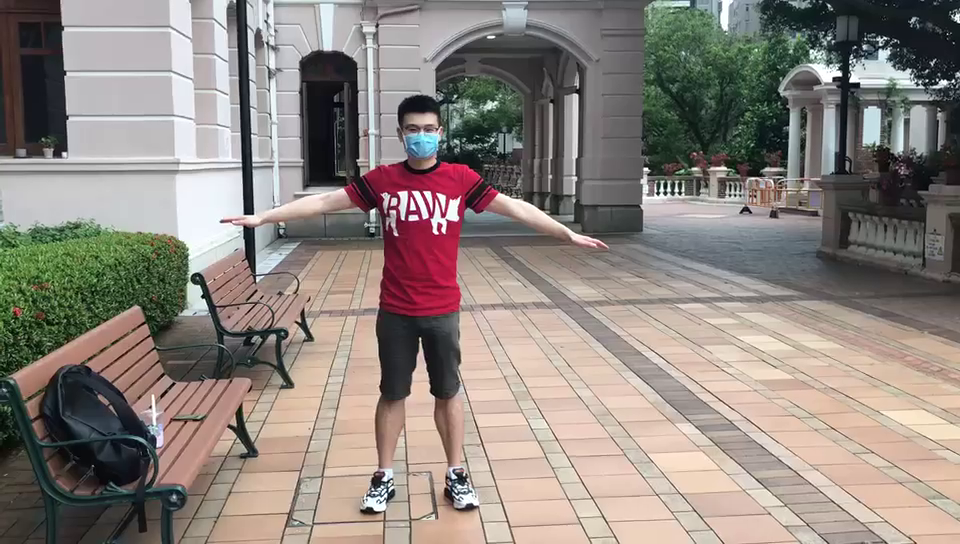
#> input picture frame 2 of video/new_video/single.mp4, 960 x 544 px, given in place of mbg2.mp4, which was not available
$ python merge_video.py
#> lines starting #> are read from the running program, lines starting #| are printed output that depends on the picture; pictures that were not available may be replaced by others from this repository, and a replacement may not be noted
import cv2
import numpy as np

cap1 = cv2.VideoCapture("walk/mbg2.mp4")
cap2 = cv2.VideoCapture("walk/mbg_3dpic.mp4")
cap3 = cv2.VideoCapture("walk/mbg2_processed.avi")
cap4 = cv2.VideoCapture("walk/face_seg4.mp4")
fourcc = cv2.VideoWriter_fourcc(*'XVID')
out = cv2.VideoWriter("walk/result.avi", fourcc, 28, (1280, 720))


while True:
    ret1, frame1 = cap1.read()
#> frame1 is the input picture: shape (544, 960, 3); mean B, G, R 126.8, 133.3, 142.1
    ret2, frame2 = cap2.read()
    ret3, frame3 = cap3.read()
    ret4, frame4 = cap4.read()
    if ret1:
        f1 = cv2.resize(frame1, (640, 360))
        f2 = cv2.resize(frame2, (640, 360))
        f3 = cv2.resize(frame3, (640, 360))
        f4 = cv2.resize(frame4, (640, 360))

        r1 = np.concatenate((f1, f2), axis=0)
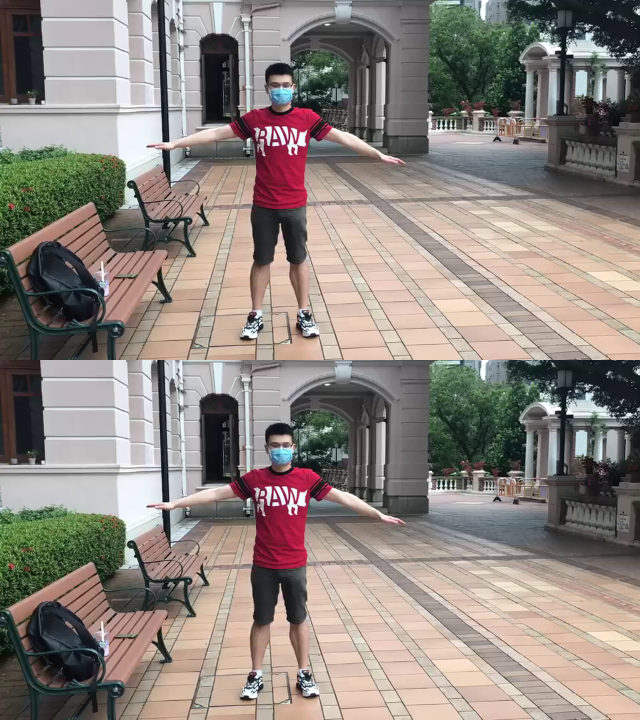
#> r1: shape (720, 640, 3); mean B, G, R 126.6, 133.1, 141.9
        r2 = np.concatenate((f3, f4), axis=0)
        r3 = np.concatenate((r1, r2), axis=1)
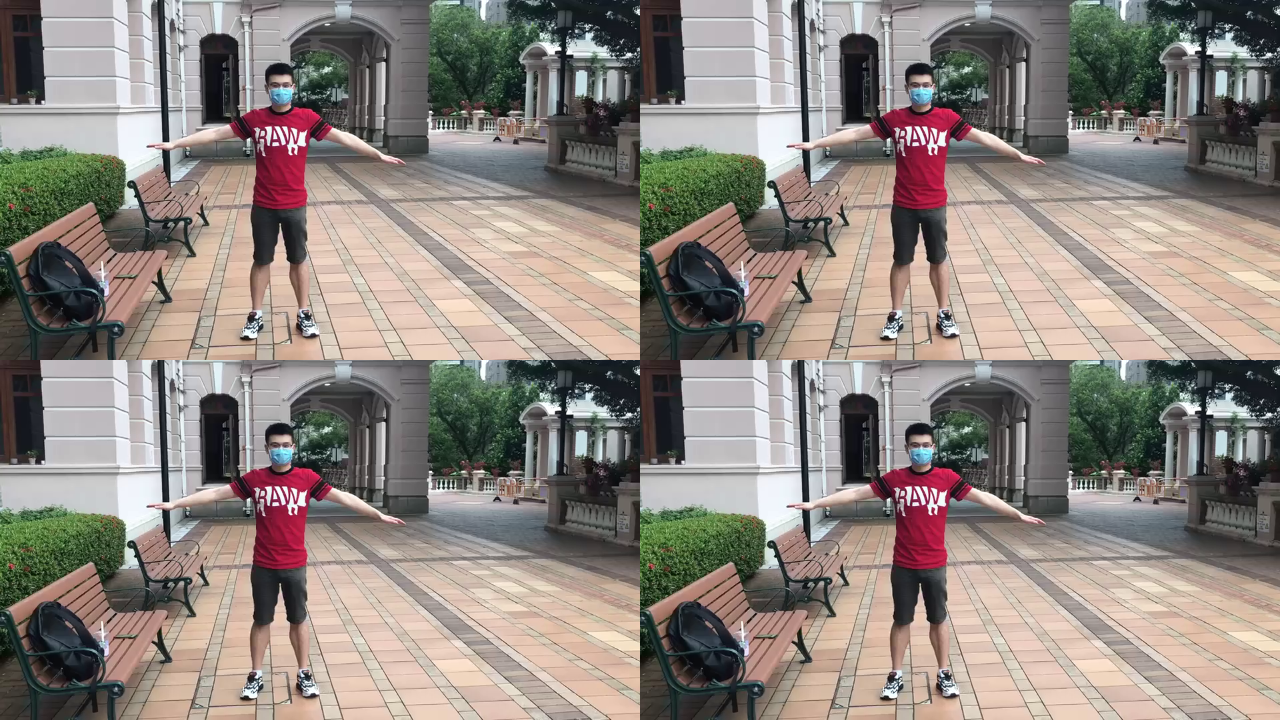
#> r3: shape (720, 1280, 3); mean B, G, R 126.6, 133.1, 141.9

        cv2.imshow("img", cv2.resize(r3, (720, 540)))
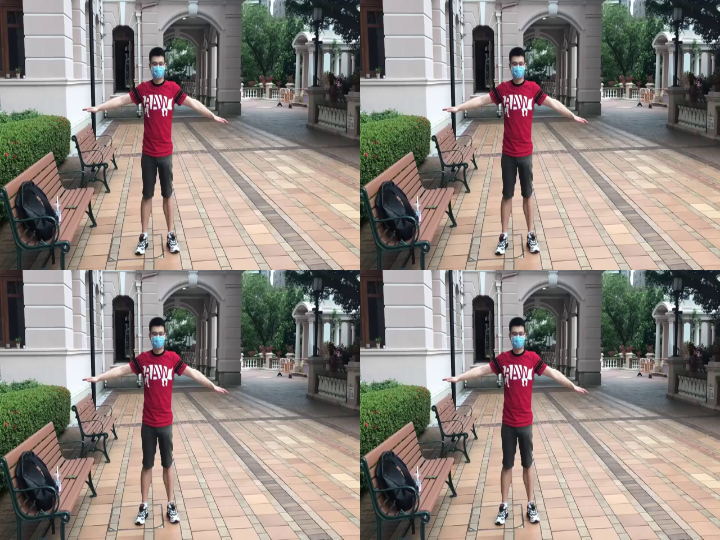
#> window 'img': shape (540, 720, 3); mean B, G, R 126.5, 133, 141.8
        cv2.waitKey(1)
        out.write(r3)
    else:
        break

$ run again, starting later in the video
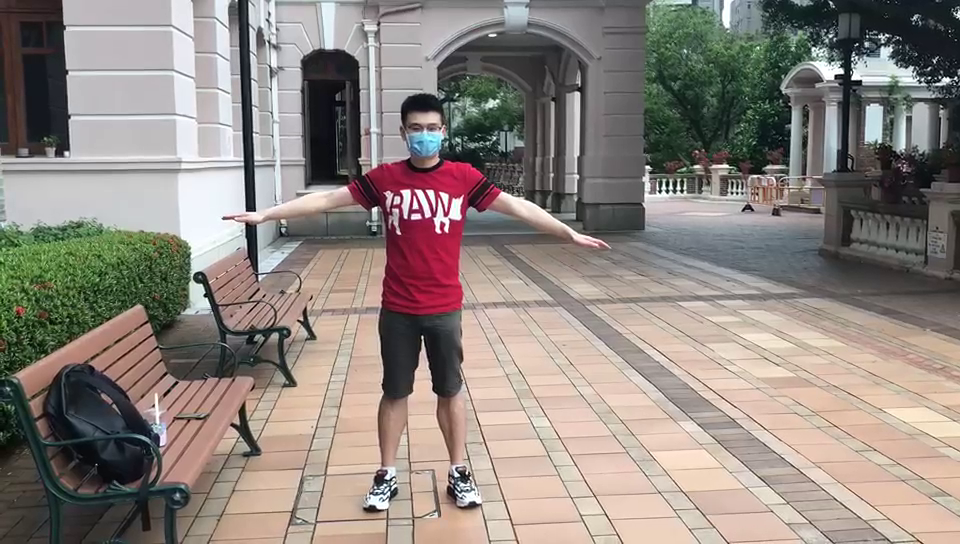
#> input picture frame 12 of video/new_video/single.mp4, 960 x 544 px, given in place of mbg2.mp4, which was not available
#> frame1 is the input picture: shape (544, 960, 3); mean B, G, R 127.5, 133.9, 142.9
#> `r3 = np.concatenate((r1, r2), axis=1)`:
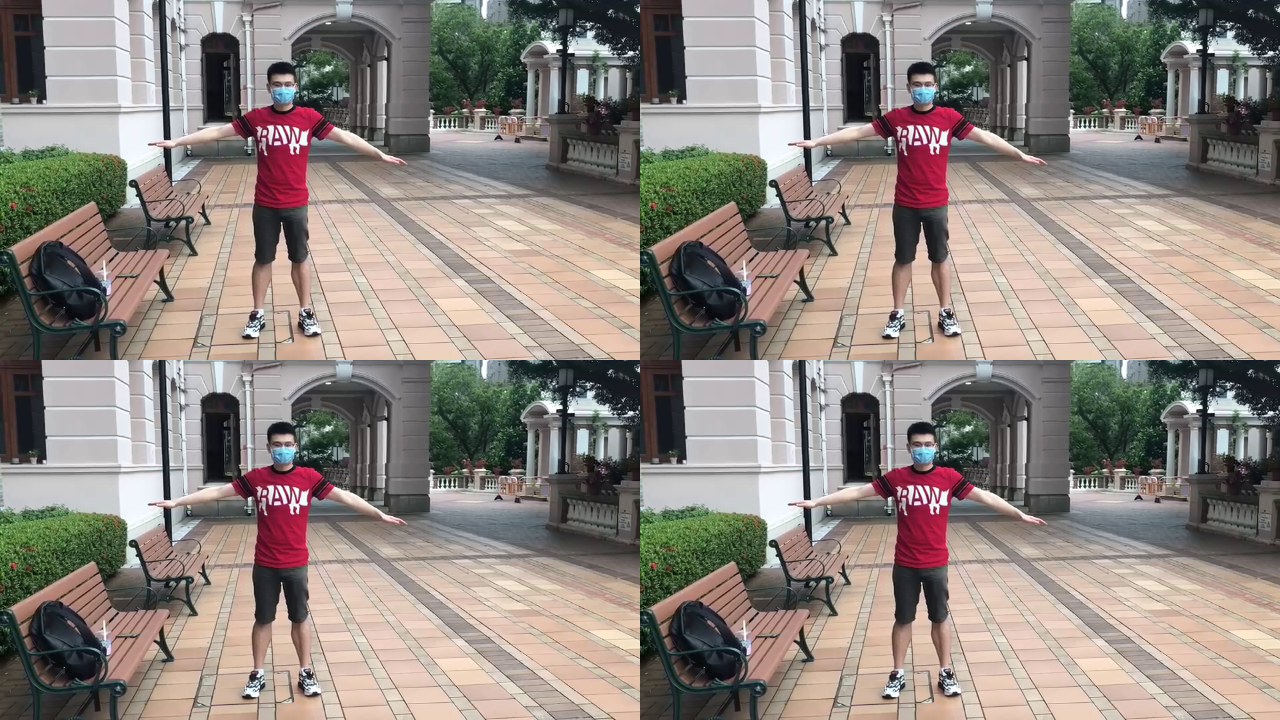
#> r3: shape (720, 1280, 3); mean B, G, R 127.4, 133.8, 142.8
#> `cv2.imshow("img", cv2.resize(r3, (720, 540)))`:
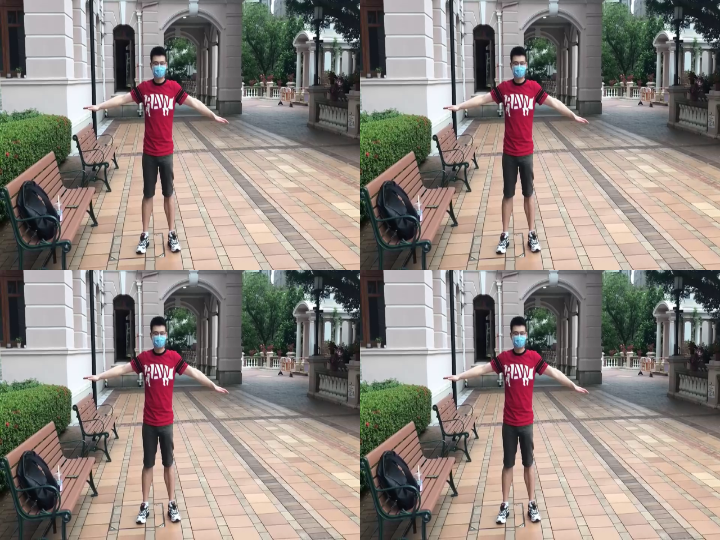
#> window 'img': shape (540, 720, 3); mean B, G, R 127.4, 133.8, 142.7

$ run again, starting later in the video
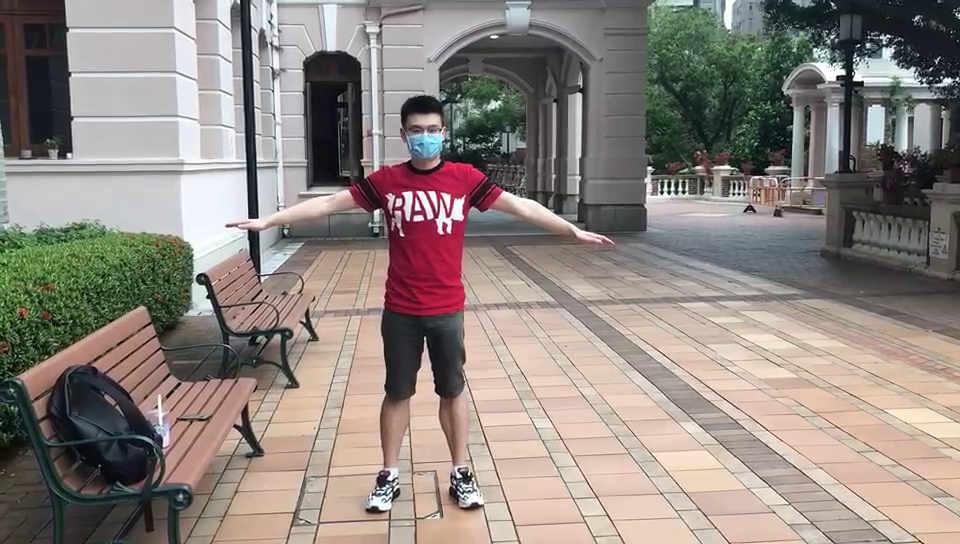
#> input picture frame 22 of video/new_video/single.mp4, 960 x 544 px, given in place of mbg2.mp4, which was not available
#> frame1 is the input picture: shape (544, 960, 3); mean B, G, R 127.6, 134, 143
#> `r3 = np.concatenate((r1, r2), axis=1)`:
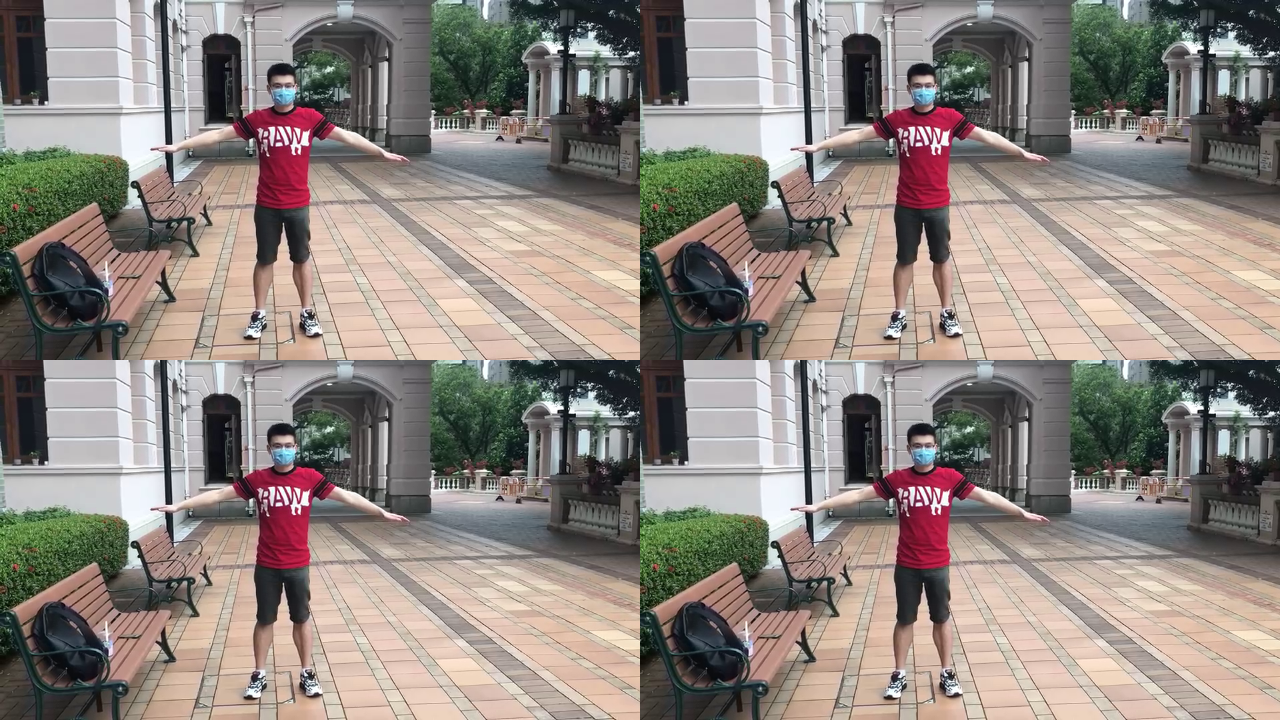
#> r3: shape (720, 1280, 3); mean B, G, R 127.5, 133.8, 142.9
#> `cv2.imshow("img", cv2.resize(r3, (720, 540)))`:
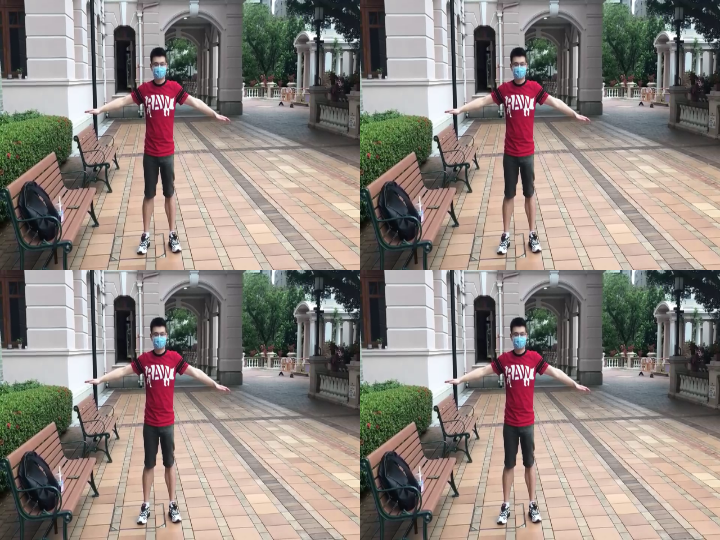
#> window 'img': shape (540, 720, 3); mean B, G, R 127.4, 133.8, 142.8
